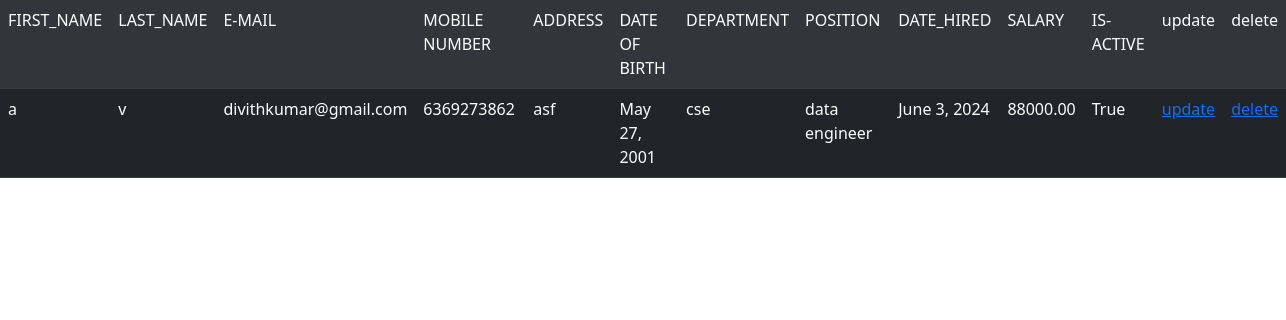
/cse/, run on the app's committed database.
### myapp/models.py (models this page shows, shortened)
class Employee(models.Model):
    first_name = models.CharField(max_length=100)
    last_name = models.CharField(max_length=100)
    email = models.EmailField(unique=True)
    Phone_number = models.CharField(max_length=15)
    address = models.CharField(max_length=255)
    date_of_birth = models.DateField()
    department = models.CharField(max_length=100)
    position = models.CharField(max_length=10)
    image=models.ImageField(blank=True,null=True,)
    date_hired = models.DateField()
    salary = models.DecimalField(max_digits=10, decimal_places=2)
    is_active = models.BooleanField(default=True)

### myapp/views.py (the view)
# urls.py: path('cse/',views.cse,name='cse'),
def cse(request):
     data=Employee.objects.filter(department='cse')
     return render(request,'cse.html',{'data':data})

### templates/cse.html (shortened to what this page needs)
<!DOCTYPE html>
<html lang="en">
<head>
  <link rel="stylesheet" href="https://cdn.jsdelivr.net/npm/bootstrap@5.0.2/dist/css/bootstrap.min.css">
</head>
<body>
  <form action="" method="post">
<table class="table table-dark table-hover">
        <tr>
            <td>FIRST_NAME</td>
            <td>LAST_NAME</td>
            <td>E-MAIL</td>
            <td>MOBILE NUMBER</td>
            <td>ADDRESS</td>
            <td>DATE OF BIRTH</td>
            <td>DEPARTMENT</td>
            <td>POSITION</td>
            <td>DATE_HIRED</td>
            <td>SALARY</td>
            <td>IS-ACTIVE</td>
            <td>update</td>
            <td>delete</td>
        </tr>
        {% if data %}
        {% for sdata in data%}
        <tr>
            <td>{{sdata.first_name}}</td>
            <td>{{sdata.last_name}}</td>
            <td>{{sdata.email}}</td>
            <td>{{sdata.Phone_number}}</td>
            <td>{{sdata.address}}</td>
            <td>{{sdata.date_of_birth}}</td>
            <td>{{sdata.department}}</td>
            <td>{{sdata.position}}</td>
            <td>{{sdata.date_hired}}</td>
            <td>{{sdata.salary}}</td>
            <td>{{sdata.is_active}}</td>
            <td><a href="/update/{{sdata.id}}">update</a></td>
            <td><a href="/delete/{{sdata.id}}">delete</a></td>
        </tr>
        {% endfor %}
        {% endif %}
    </table>
    </form>
</body>
</html>

### data on the page
Employee: first_name "a", last_name "v", email "divithkumar@gmail.com", Phone_number "6369273862", address "asf", date_of_birth "May 27, 2001", department "cse", position "data engineer", date_hired "June 3, 2024", salary "88000.00", is_active "True"
